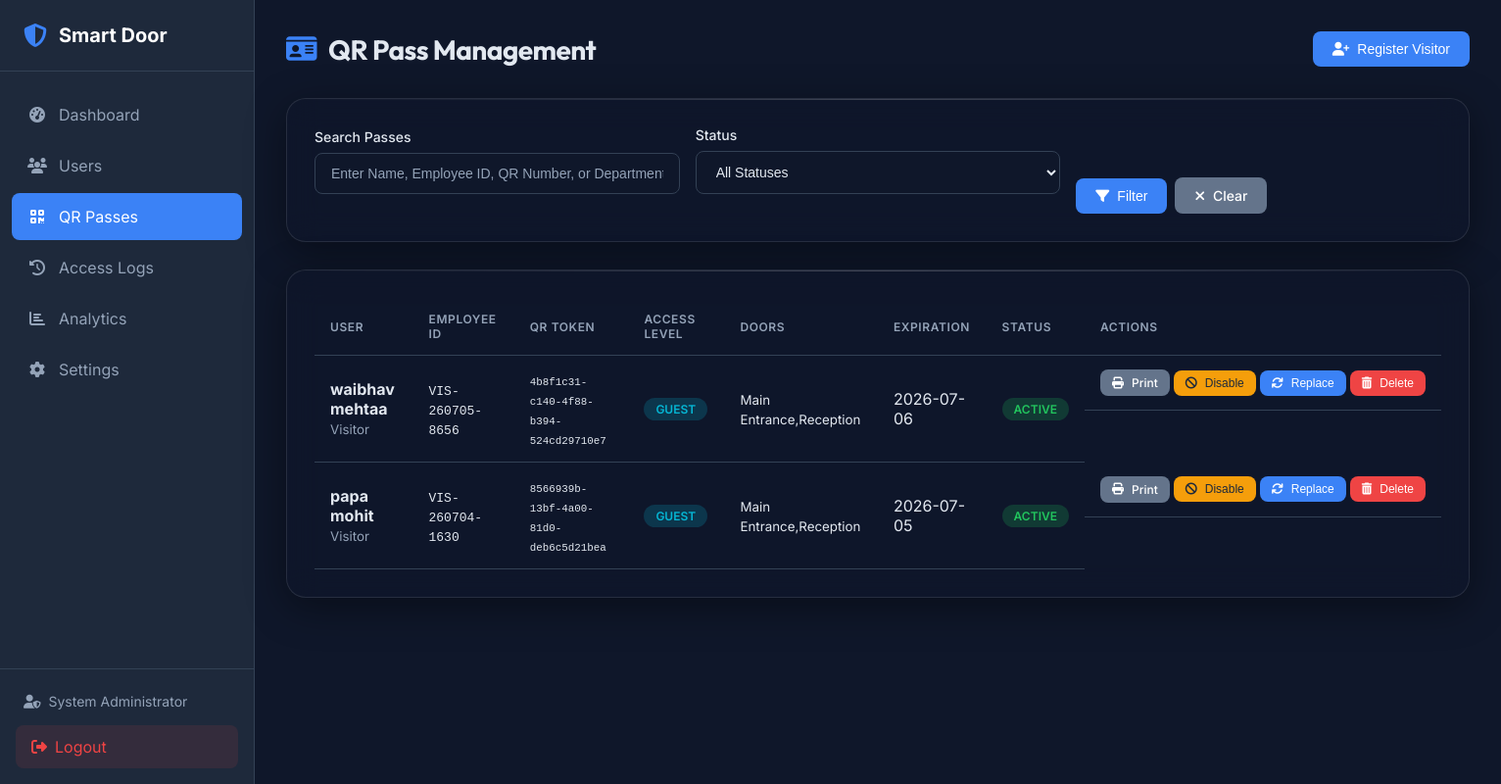
The app's page /admin/qr/passes (signed in), older data.
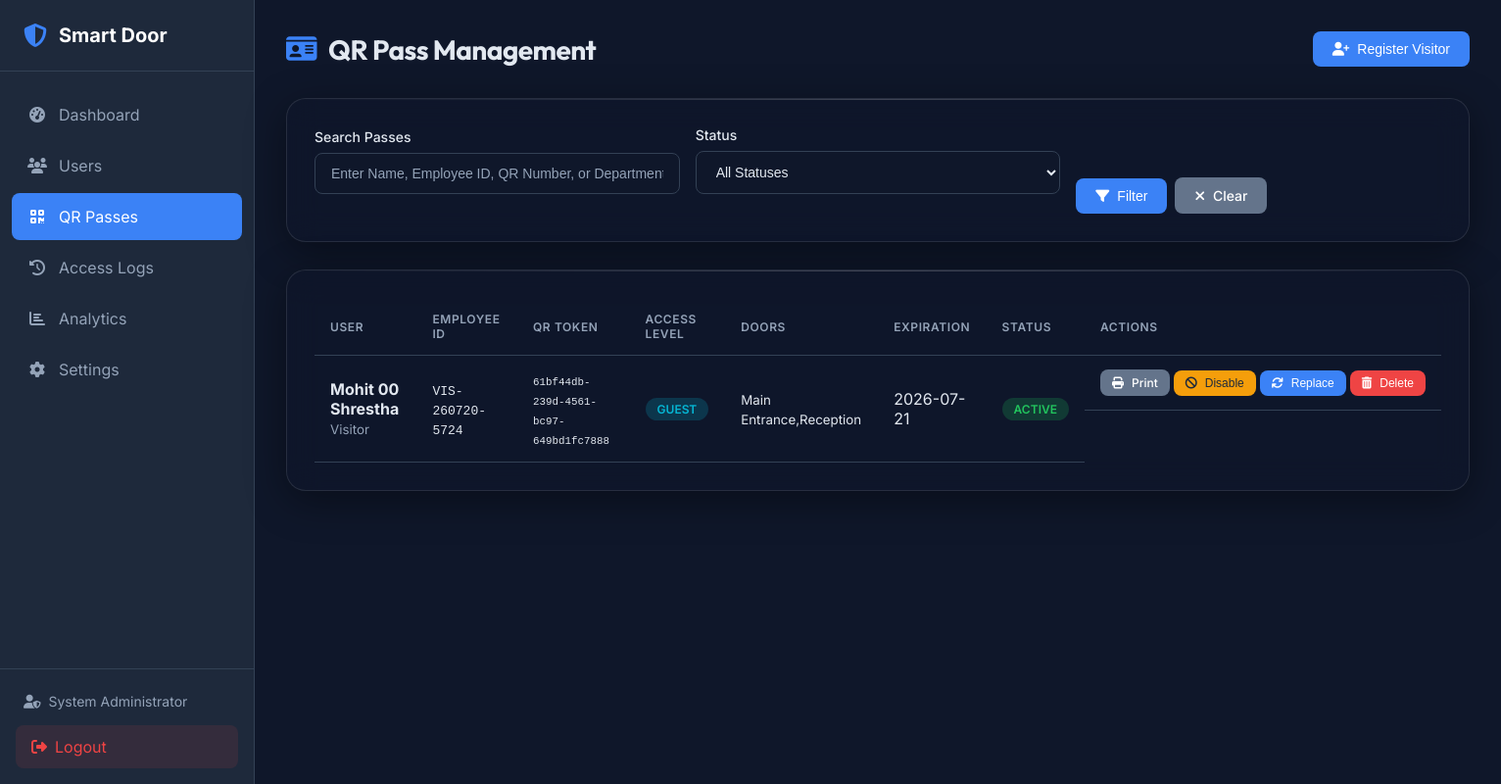
The same page, newer data.
### tables this page shows
CREATE TABLE qr_passes (
    id INTEGER PRIMARY KEY AUTOINCREMENT,
    user_id INTEGER NOT NULL,
    qr_token VARCHAR(255) UNIQUE NOT NULL,
    status VARCHAR(20) DEFAULT 'Active', -- 'Active', 'Disabled', 'Expired', 'Revoked', 'Lost', 'Replaced'
    issue_date DATETIME DEFAULT CURRENT_TIMESTAMP,
    expiration_date DATETIME NULL,
    access_level VARCHAR(50) DEFAULT 'Normal',
    allowed_doors TEXT DEFAULT 'Main Entrance',
    access_schedule TEXT, -- JSON schedule, e.g. {"days": [1,2,3,4,5], "start_time": "09:00", "end_time": "18:00"}
    created_at DATETIME DEFAULT CURRENT_TIMESTAMP,
    updated_at DATETIME DEFAULT CURRENT_TIMESTAMP,
    FOREIGN KEY (user_id) REFERENCES users(id) ON DELETE CASCADE
);

CREATE TABLE users (
    id INTEGER PRIMARY KEY AUTOINCREMENT,
    employee_id VARCHAR(50) UNIQUE NOT NULL,
    first_name VARCHAR(50) NOT NULL,
    last_name VARCHAR(50) NOT NULL,
    email VARCHAR(100) UNIQUE,
    phone VARCHAR(20),
    department VARCHAR(100),
    designation VARCHAR(100),
    is_active BOOLEAN DEFAULT 1,
    face_enrolled BOOLEAN DEFAULT 0,
    fingerprint_enrolled BOOLEAN DEFAULT 0,
    created_at DATETIME DEFAULT CURRENT_TIMESTAMP,
    updated_at DATETIME DEFAULT CURRENT_TIMESTAMP,
    created_by INTEGER, user_type VARCHAR(50) DEFAULT 'Employee', access_level VARCHAR(50) DEFAULT 'Normal', allowed_doors TEXT DEFAULT 'Main Entrance', status VARCHAR(20) DEFAULT 'Active', expiration_date DATETIME NULL,
    FOREIGN KEY (created_by) REFERENCES admin(id)
);

### web/routes/qr_routes.py (the view)
@qr_bp.route('/admin/qr/passes')
@login_required
def list_passes():
    search = request.args.get('search', '').strip()
    status = request.args.get('status', '').strip()
    page = int(request.args.get('page', 1))
    per_page = 20
    passes = qr_repo.get_all_passes(
        limit=per_page,
        offset=(page - 1) * per_page,
        search=search,
        status=status
    )
    return render_template(
        'qr/list.html',
        passes=passes,
        page=page,
        search=search,
        status_filter=status
    )

### database/db_manager.py (called while the page is built, shortened)
    def _get_connection(self) -> sqlite3.Connection:
        return self._local.connection

    def execute(self, query: str, params: tuple = ()) -> sqlite3.Cursor:
        conn = self._get_connection()
        cursor = conn.cursor()
        cursor.execute(query, params)
        return cursor

### web/routes/qr_routes.py (called while the page is built)
def login_required(f):
    @wraps(f)
    def decorated_function(*args, **kwargs):
        if 'admin_id' not in session:
            flash('Please log in to access this page.', 'warning')
            return redirect(url_for('login'))
        return f(*args, **kwargs)
    return decorated_function

### web/templates/qr/list.html (shortened to what this page needs)
{% extends "base.html" %}
{% block extra_css %}
<link rel="stylesheet" href="{{ url_for('static', filename='css/qr.css') }}">
{% endblock %}
{% block content %}
<div class="page-header">
    <h1><i class="fas fa-id-card"></i> QR Pass Management</h1>
    <button class="btn btn-primary" onclick="document.getElementById('add-visitor-modal').style.display='flex'">
        <i class="fas fa-user-plus"></i> Register Visitor
    </button>
</div>
<div class="qr-glass-card">
    <form method="GET" class="filter-form">
        <div class="form-row">
            <div class="form-group" style="flex: 2;">
                <label for="search">Search Passes</label>
                <input type="text" id="search" name="search" value="{{ search or '' }}"
                       placeholder="Enter Name, Employee ID, QR Number, or Department...">
            </div>
            <div class="form-group">
                <label for="status">Status</label>
                <select id="status" name="status">
                    <option value="">All Statuses</option>
                </select>
            </div>
            <div class="form-group" style="display: flex; align-items: flex-end; gap: 0.5rem; margin-bottom: 0;">
                <button type="submit" class="btn btn-primary">
                    <i class="fas fa-filter"></i> Filter
                </button>
                <a href="{{ url_for('qr.list_passes') }}" class="btn btn-secondary">
                    <i class="fas fa-times"></i> Clear
                </a>
            </div>
        </div>
    </form>
</div>
<div class="qr-glass-card">
    <div class="table-responsive">
        <table class="table">
            <thead>
                <tr>
                    <th>User</th>
                    <th>Employee ID</th>
                    <th>QR Token</th>
                    <th>Access Level</th>
                    <th>Doors</th>
                    <th>Expiration</th>
                    <th>Status</th>
                    <th>Actions</th>
                </tr>
            </thead>
            <tbody>
                {% if passes %}
                    {% for p in passes %}
                    <tr>
                        <td><strong>{{ p.first_name }} {{ p.last_name }}</strong><br><small class="text-muted">{{ p.department or '-' }}</small></td>
                        <td><code>{{ p.employee_id }}</code></td>
                        <td><small><code>{{ p.qr_token }}</code></small></td>
                        <td><span class="badge badge-info">{{ p.access_level }}</span></td>
                        <td><small>{{ p.allowed_doors }}</small></td>
                        <td>
                            {% if p.expiration_date %}
                                {{ p.expiration_date.split(' ')[0] }}
                            {% else %}
                                <span class="text-muted">Lifetime</span>
                            {% endif %}
                        </td>
                        <td>
                            {% if p.status == 'Active' %}
                                <span class="badge badge-success">Active</span>
                            {% elif p.status == 'Disabled' %}
                                <span class="badge badge-warning">Disabled</span>
                            {% elif p.status == 'Expired' %}
                                <span class="badge badge-expired">Expired</span>
                            {% elif p.status == 'Revoked' %}
                                <span class="badge badge-revoked">Revoked</span>
                            {% elif p.status == 'Lost' %}
                                <span class="badge badge-lost">Lost</span>
                            {% else %}
                                <span class="badge badge-replaced">Replaced</span>
                            {% endif %}
                        </td>
                        <td class="actions">
                            <a href="{{ url_for('qr.print_pass', pass_id=p.id) }}" class="btn btn-sm btn-secondary" title="Print Card" target="_blank">
                                <i class="fas fa-print"></i> Print
                            </a>
                            {% if p.status == 'Active' %}
                            <form method="POST" action="{{ url_for('qr.toggle_pass_status', pass_id=p.id) }}" style="display: inline;">
                                <button type="submit" class="btn btn-sm btn-warning" title="Disable Pass">
                                    <i class="fas fa-ban"></i> Disable
                                </button>
                            </form>
                            {% elif p.status == 'Disabled' %}
                            <form method="POST" action="{{ url_for('qr.toggle_pass_status', pass_id=p.id) }}" style="display: inline;">
                                <button type="submit" class="btn btn-sm btn-success" title="Enable Pass">
                                    <i class="fas fa-check"></i> Enable
                                </button>
                            </form>
                            {% endif %}
                            <form method="POST" action="{{ url_for('qr.regenerate_pass', user_id=p.user_id) }}" style="display: inline;"
                                  onsubmit="return confirm('Regenerating will immediately revoke this card and issue a new secure UUID token. Proceed?');">
                                <button type="submit" class="btn btn-sm btn-primary" title="Regenerate/Replace">
                                    <i class="fas fa-sync"></i> Replace
                                </button>
                            </form>
                            <form method="POST" action="{{ url_for('qr.delete_pass', pass_id=p.id) }}" style="display: inline;"
                                  onsubmit="return confirm('Are you sure you want to permanently delete this QR Pass and its visitor record?');">
                                <button type="submit" class="btn btn-sm btn-danger" title="Delete Pass">
                                    <i class="fas fa-trash-alt"></i> Delete
                                </button>
                            </form>
                        </td>
                    </tr>
                    {% endfor %}
                {% else %}
                <tr>
                    <td colspan="8" class="text-center text-muted">No QR Passes found.</td>
                </tr>
                {% endif %}
            </tbody>
        </table>
    </div>
</div>
{% endblock %}

### web/templates/base.html (shortened to what this page needs)
<!DOCTYPE html>
<html lang="en">
<head>
    <link rel="stylesheet" href="{{ url_for('static', filename='css/style.css') }}">
    <link rel="stylesheet" href="https://cdnjs.cloudflare.com/ajax/libs/font-awesome/6.4.0/css/all.min.css">
    {% block extra_css %}{% endblock %}
</head>
<body>
    {% if session.get('admin_id') %}
    <nav class="sidebar">
        <div class="sidebar-header">
            <i class="fas fa-shield-alt"></i>
            <span>Smart Door</span>
        </div>
        <ul class="nav-menu">
            <li class="nav-item">
                <a href="{{ url_for('dashboard') }}" class="nav-link {% if request.endpoint == 'dashboard' %}active{% endif %}">
                    <i class="fas fa-tachometer-alt"></i>
                    <span>Dashboard</span>
                </a>
            </li>
            <li class="nav-item">
                <a href="{{ url_for('users') }}" class="nav-link {% if request.endpoint and 'user' in request.endpoint %}active{% endif %}">
                    <i class="fas fa-users"></i>
                    <span>Users</span>
                </a>
            </li>
            <li class="nav-item">
                <a href="{{ url_for('qr.dashboard') }}" class="nav-link {% if request.endpoint and 'qr.' in request.endpoint %}active{% endif %}">
                    <i class="fas fa-qrcode"></i>
                    <span>QR Passes</span>
                </a>
            </li>
            <li class="nav-item">
                <a href="{{ url_for('logs') }}" class="nav-link {% if request.endpoint == 'logs' %}active{% endif %}">
                    <i class="fas fa-history"></i>
                    <span>Access Logs</span>
                </a>
            </li>
            <li class="nav-item">
                <a href="{{ url_for('analytics') }}" class="nav-link {% if request.endpoint == 'analytics' %}active{% endif %}">
                    <i class="fas fa-chart-bar"></i>
                    <span>Analytics</span>
                </a>
            </li>
            <li class="nav-item">
                <a href="{{ url_for('settings') }}" class="nav-link {% if request.endpoint == 'settings' %}active{% endif %}">
                    <i class="fas fa-cog"></i>
                    <span>Settings</span>
                </a>
            </li>
        </ul>
        <div class="sidebar-footer">
            <div class="admin-info">
                <i class="fas fa-user-shield"></i>
                <span>{{ session.get('admin_name', 'Admin') }}</span>
            </div>
            <a href="{{ url_for('logout') }}" class="logout-btn">
                <i class="fas fa-sign-out-alt"></i>
                <span>Logout</span>
            </a>
        </div>
    </nav>
    {% endif %}
    <main class="main-content {% if not session.get('admin_id') %}full-width{% endif %}">
        {% block content %}{% endblock %}
    </main>
</body>
</html>

### web/static/css/style.css (style rules this page uses)
:root { --primary: #3b82f6; --primary-dark: #2563eb; --secondary: #64748b; --success: #22c55e; --danger: #ef4444; --warning: #f59e0b; --info: #06b6d4; --dark: #1e293b; --darker: #0f172a; --light: #f1f5f9; --white: #ffffff; --border: #334155; --text: #e2e8f0; --text-muted: #94a3b8; --sidebar-width: 260px; }
* { margin: 0; padding: 0; box-sizing: border-box; }
body { font-family: 'Inter', -apple-system, BlinkMacSystemFont, sans-serif; background-color: var(--darker); color: var(--text); min-height: 100vh; display: flex; }
a { text-decoration: none; color: inherit; }
.sidebar { width: var(--sidebar-width); height: 100vh; background: var(--dark); position: fixed; left: 0; top: 0; display: flex; flex-direction: column; border-right: 1px solid var(--border); }
.sidebar-header { padding: 1.5rem; display: flex; align-items: center; gap: 0.75rem; border-bottom: 1px solid var(--border); }
.sidebar-header i { font-size: 1.5rem; color: var(--primary); }
.sidebar-header span { font-size: 1.25rem; font-weight: 700; color: var(--white); }
.nav-menu { list-style: none; padding: 1rem 0; flex: 1; }
.nav-item { margin: 0.25rem 0.75rem; }
.nav-link { display: flex; align-items: center; gap: 0.75rem; padding: 0.875rem 1rem; border-radius: 0.5rem; transition: all 0.2s; color: var(--text-muted); }
.nav-link.active { background: var(--primary); color: var(--white); }
.nav-link i { width: 1.25rem; text-align: center; }
.sidebar-footer { padding: 1rem; border-top: 1px solid var(--border); }
.admin-info { display: flex; align-items: center; gap: 0.5rem; padding: 0.5rem; font-size: 0.875rem; color: var(--text-muted); margin-bottom: 0.5rem; }
.logout-btn { display: flex; align-items: center; gap: 0.5rem; padding: 0.75rem 1rem; background: rgba(239, 68, 68, 0.1); color: var(--danger); border-radius: 0.5rem; transition: all 0.2s; }
.main-content { flex: 1; margin-left: var(--sidebar-width); padding: 2rem; min-height: 100vh; }
.page-header { display: flex; justify-content: space-between; align-items: center; margin-bottom: 2rem; }
.page-header h1 { font-size: 1.75rem; font-weight: 700; display: flex; align-items: center; gap: 0.75rem; }
.page-header h1 i { color: var(--primary); }
.table { width: 100%; border-collapse: collapse; }
.table th, .table td { padding: 0.875rem 1rem; text-align: left; border-bottom: 1px solid var(--border); }
.table th { font-weight: 600; color: var(--text-muted); font-size: 0.75rem; text-transform: uppercase; letter-spacing: 0.05em; }
.badge { display: inline-block; padding: 0.25rem 0.75rem; border-radius: 9999px; font-size: 0.75rem; font-weight: 600; text-transform: uppercase; }
.badge-success { background: rgba(34, 197, 94, 0.2); color: var(--success); }
.badge-info { background: rgba(6, 182, 212, 0.2); color: var(--info); }
.btn { display: inline-flex; align-items: center; gap: 0.5rem; padding: 0.625rem 1.25rem; border-radius: 0.5rem; font-weight: 500; font-size: 0.875rem; border: none; cursor: pointer; transition: all 0.2s; }
.btn-sm { padding: 0.375rem 0.75rem; font-size: 0.75rem; }
.btn-primary { background: var(--primary); color: var(--white); }
.btn-secondary { background: var(--secondary); color: var(--white); }
.btn-danger { background: var(--danger); color: var(--white); }
.btn-warning { background: var(--warning); color: var(--dark); }
.form-group { margin-bottom: 1.25rem; }
.form-group label { display: flex; align-items: center; gap: 0.5rem; margin-bottom: 0.5rem; font-weight: 500; font-size: 0.875rem; color: var(--text); }
.form-group input, .form-group select, .form-group textarea { width: 100%; padding: 0.75rem 1rem; background: var(--darker); border: 1px solid var(--border); border-radius: 0.5rem; color: var(--text); font-size: 0.875rem; transition: all 0.2s; }
.form-group input::placeholder { color: var(--text-muted); }
.form-row { display: grid; grid-template-columns: repeat(auto-fit, minmax(200px, 1fr)); gap: 1rem; }
.text-muted { color: var(--text-muted); }
.actions { display: flex; gap: 0.25rem; align-items: center; }
.actions .btn { font-size: 0.75rem; padding: 0.375rem 0.75rem; }
.actions { display: flex; gap: 0.25rem; }
.filter-form .form-row { align-items: flex-end; }

Row changes from the older to the newer data that the page shows:
removed qr_passes: first_name "waibhav", last_name "mehtaa", department "Visitor", employee_id "VIS-260705-8656", qr_token "4b8f1c31-c140-4f88-b394-524cd29710e7", access_level "GUEST", allowed_doors "Main Entrance,Reception", expiration_date "2026-07-06", status "ACTIVE"
removed qr_passes: first_name "papa", last_name "mohit", department "Visitor", employee_id "VIS-260704-1630", qr_token "8566939b-13bf-4a00-81d0-deb6c5d21bea", access_level "GUEST", allowed_doors "Main Entrance,Reception", expiration_date "2026-07-05", status "ACTIVE"
added qr_passes: first_name "Mohit 00", last_name "Shrestha", department "Visitor", employee_id "VIS-260720-5724", qr_token "61bf44db-239d-4561-bc97-649bd1fc7888", access_level "GUEST", allowed_doors "Main Entrance,Reception", expiration_date "2026-07-21", status "ACTIVE"
